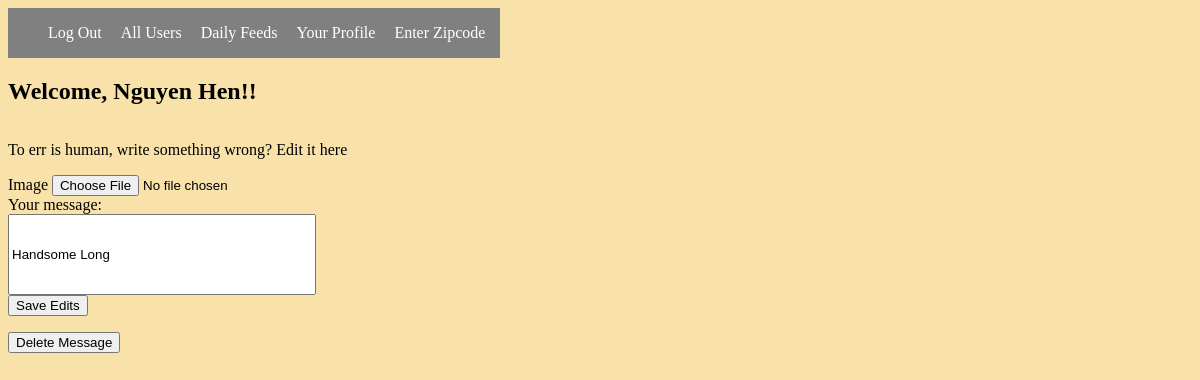
Page /editMessage/21 (signed in) on the committed database.
### rateApp/models.py (models this page shows, shortened)
class User(models.Model):
    firstName = models.CharField(max_length=45)
    lastName = models.CharField(max_length=45)
    email = models.EmailField(unique=True)
    username = models.CharField(max_length=45)
    password = models.CharField(max_length=45)
    created_at = models.DateTimeField(auto_now_add=True)
    updated_at = models.DateTimeField(auto_now=True)
    objects = UserManager()

class Message(models.Model):
    message = models.TextField()
    image = models.ImageField(upload_to=filepath, null=True, blank=True)
    user = models.ForeignKey(User, related_name="messages", on_delete = models.CASCADE)
    user_likes = models.ManyToManyField(User, related_name='user_likes')
    created_at = models.DateTimeField(auto_now_add=True)
    updated_at = models.DateTimeField(auto_now=True)

### rateApp/views.py (the view)
# urls.py: path('editMessage/<int:message_id>', views.editMessage),
def editMessage(request, message_id):
    messEd = Message.objects.get(id=message_id)
    context = {
        'editMessage':messEd,
        'users': User.objects.get(id=request.session['user_id']),
    }
    return render(request, 'editMessage.html', context)

### rateApp/templates/editMessage.html (shortened to what this page needs)
<!DOCTYPE html>
<html lang="en">
<head>
    <title>Edit message</title>{% load static %}
    <link rel='stylesheet' href="{% static 'css/styles.css' %}">
</head>
<body>
    <header>
        <nav class="navbar">
          <ul>
            <li><a href="/logout">Log Out</a></li>
            <li><a href="/users">All Users</a></li>
            <li><a href="/success/">Daily Feeds</a></li>
            <li><a href="/profile/">Your Profile</a></li>
            <li><a href="/zipcode/">Enter Zipcode</a></li>
          </ul>
        </nav>
    </header>
    <h2>Welcome, {{users.lastName}} {{users.firstName}}!!</h2>
    <p> To err is human, write something wrong? Edit it here</p>
    <form action="/editMessage/{{ editMessage.id }}" method="post" enctype="multipart/form-data">
        <section>
            <label for="" class="form-label">Image</label>
            <input type="file" name="image"><br>
            <label for='message'>Your message:</label><br>
            <input type='text' name='message' id='message' value="{{editMessage.message}}" class="box">
        </section>
        <button>Save Edits</button>
    </form>
    <p><a href="/deleteMessage/{{message.id}}" class="del"><button>Delete Message</button></a></p>
</body>
</html>

### rateApp/static/css/styles.css (style rules this page uses)
body { background-color: rgb(248, 226, 170); display: flex; flex-direction: column; }
.navbar { background-color: gray; color: white; float: left; }
li { display: inline; margin-right: 15px; }
a { text-decoration: none; color: white; }
.box { min-height: 75px; width: 300px; }
.del { color: cornflowerblue; }

### rows in the picture
User: lastName "Nguyen", firstName "Hen"
Message: message "Handsome Long"
